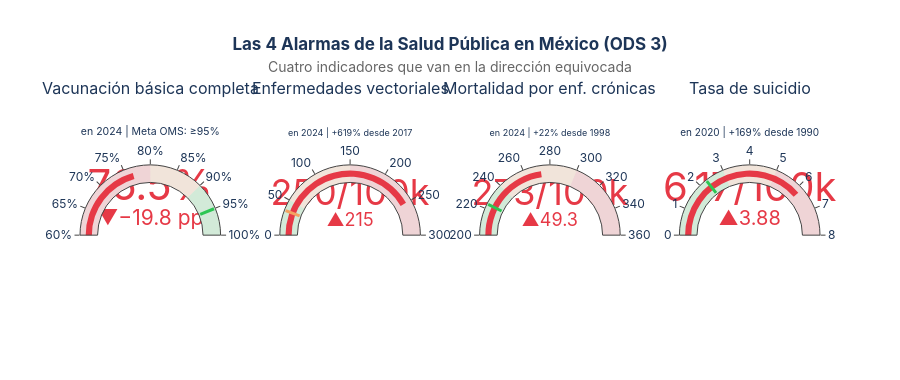

Source (notebook cell):
### Markdown cell above
---
## Resumen Ejecutivo — Las 4 Alarmas

Antes de entrar en detalle, estos son los **cuatro números que definen la crisis**.

### Code cell
# ══════════════════════════════════════════════════════════════════════════════
# FIGURA 1 — Dashboard de KPIs: Las 4 Alarmas
# go.Indicator requiere specs type='indicator' en make_subplots
# ══════════════════════════════════════════════════════════════════════════════

fig_kpi = make_subplots(
    rows=1, cols=4,
    subplot_titles=[
        'Vacunación básica completa',
        'Enfermedades vectoriales',
        'Mortalidad por enf. crónicas',
        'Tasa de suicidio'
    ],
    specs=[[{'type': 'indicator'}, {'type': 'indicator'},
            {'type': 'indicator'}, {'type': 'indicator'}]],
    horizontal_spacing=0.08
)

# KPI 1 — Vacunación
fig_kpi.add_trace(go.Indicator(
    mode='number+delta+gauge',
    value=76.5,
    delta={'reference': 96.3, 'valueformat': '.1f', 'suffix': ' pp',
           'decreasing': {'color': COLOR_ALERTA}},
    number={'suffix': '%', 'valueformat': '.1f',
            'font': {'size': 42, 'color': COLOR_ALERTA}},
    gauge={
        'axis': {'range': [60, 100], 'ticksuffix': '%'},
        'bar': {'color': COLOR_ALERTA, 'thickness': 0.35},
        'bgcolor': '#F0F0F0',
        'steps': [
            {'range': [60, 80], 'color': 'rgba(230,57,70,0.15)'},
            {'range': [80, 90], 'color': 'rgba(244,162,97,0.15)'},
            {'range': [90, 100], 'color': 'rgba(44,198,83,0.15)'}
        ],
        'threshold': {'line': {'color': COLOR_MEJORA, 'width': 3}, 'value': 95}
    },
    title={'text': 'en 2024 | Meta OMS: ≥95%'}
), row=1, col=1)

# KPI 2 — Enf. Vectoriales
fig_kpi.add_trace(go.Indicator(
    mode='number+delta+gauge',
    value=249.9,
    delta={'reference': 34.8, 'valueformat': '.0f',
           'increasing': {'color': COLOR_ALERTA}},
    number={'suffix': '/100k', 'valueformat': '.0f',
            'font': {'size': 36, 'color': COLOR_ALERTA}},
    gauge={
        'axis': {'range': [0, 300]},
        'bar': {'color': COLOR_ALERTA, 'thickness': 0.35},
        'bgcolor': '#F0F0F0',
        'steps': [
            {'range': [0, 50], 'color': 'rgba(44,198,83,0.15)'},
            {'range': [50, 150], 'color': 'rgba(244,162,97,0.15)'},
            {'range': [150, 300], 'color': 'rgba(230,57,70,0.15)'}
        ],
        'threshold': {'line': {'color': COLOR_ACENTO, 'width': 3}, 'value': 34.8}
    },
    title={'text': 'en 2024 | +619% desde 2017'}
), row=1, col=2)

# KPI 3 — Mortalidad crónica
fig_kpi.add_trace(go.Indicator(
    mode='number+delta+gauge',
    value=272.9,
    delta={'reference': 223.6, 'valueformat': '.1f',
           'increasing': {'color': COLOR_ALERTA}},
    number={'suffix': '/100k', 'valueformat': '.0f',
            'font': {'size': 36, 'color': COLOR_ALERTA}},
    gauge={
        'axis': {'range': [200, 360]},
        'bar': {'color': COLOR_ALERTA, 'thickness': 0.35},
        'bgcolor': '#F0F0F0',
        'steps': [
            {'range': [200, 240], 'color': 'rgba(44,198,83,0.15)'},
            {'range': [240, 300], 'color': 'rgba(244,162,97,0.15)'},
            {'range': [300, 360], 'color': 'rgba(230,57,70,0.15)'}
        ],
        'threshold': {'line': {'color': COLOR_MEJORA, 'width': 3}, 'value': 223.6}
    },
    title={'text': 'en 2024 | +22% desde 1998'}
), row=1, col=3)

# KPI 4 — Suicidio
fig_kpi.add_trace(go.Indicator(
    mode='number+delta+gauge',
    value=6.17,
    delta={'reference': 2.29, 'valueformat': '.2f',
           'increasing': {'color': COLOR_ALERTA}},
    number={'suffix': '/100k', 'valueformat': '.2f',
            'font': {'size': 40, 'color': COLOR_ALERTA}},
    gauge={
        'axis': {'range': [0, 8]},
        'bar': {'color': COLOR_ALERTA, 'thickness': 0.35},
        'bgcolor': '#F0F0F0',
        'steps': [
            {'range': [0, 3], 'color': 'rgba(44,198,83,0.15)'},
            {'range': [3, 5], 'color': 'rgba(244,162,97,0.15)'},
            {'range': [5, 8], 'color': 'rgba(230,57,70,0.15)'}
        ],
        'threshold': {'line': {'color': COLOR_MEJORA, 'width': 3}, 'value': 2.29}
    },
    title={'text': 'en 2020 | +169% desde 1990'}
), row=1, col=4)

fig_kpi.update_layout(
    title=dict(
        text='<b>Las 4 Alarmas de la Salud Pública en México (ODS 3)</b><br>'
             '<span style="font-size:14px;font-weight:normal;color:#666">'
             'Cuatro indicadores que van en la dirección equivocada</span>',
        x=0.5, xanchor='center'
    ),
    height=380,
    paper_bgcolor='white',
    font=dict(family='Inter, Arial, sans-serif', color='#1D3557')
)

fig_kpi.show()

### Figure 1 — Plotly figure (JSON) as saved in the notebook; plotly's stock layout.template omitted (floating-point values rounded to 4 significant figures)
{"data": [{"delta": {"decreasing": {"color": "#E63946"}, "reference": 96.3, "suffix": " pp", "valueformat": ".1f"}, "domain": {"x": [0, 0.19], "y": [0, 1]}, "gauge": {"axis": {"range": [60, 100], "ticksuffix": "%"}, "bar": {"color": "#E63946", "thickness": 0.35}, "bgcolor": "#F0F0F0", "steps": [{"color": "rgba(230,57,70,0.15)", "range": [60, 80]}, {"color": "rgba(244,162,97,0.15)", "range": [80, 90]}, {"color": "rgba(44,198,83,0.15)", "range": [90, 100]}], "threshold": {"line": {"color": "#2DC653", "width": 3}, "value": 95}}, "mode": "number+delta+gauge", "number": {"font": {"color": "#E63946", "size": 42}, "suffix": "%", "valueformat": ".1f"}, "title": {"text": "en 2024 | Meta OMS: ≥95%"}, "type": "indicator", "value": 76.5}, {"delta": {"increasing": {"color": "#E63946"}, "reference": 34.8, "valueformat": ".0f"}, "domain": {"x": [0.27, 0.46], "y": [0, 1]}, "gauge": {"axis": {"range": [0, 300]}, "bar": {"color": "#E63946", "thickness": 0.35}, "bgcolor": "#F0F0F0", "steps": [{"color": "rgba(44,198,83,0.15)", "range": [0, 50]}, {"color": "rgba(244,162,97,0.15)", "range": [50, 150]}, {"color": "rgba(230,57,70,0.15)", "range": [150, 300]}], "threshold": {"line": {"color": "#F4A261", "width": 3}, "value": 34.8}}, "mode": "number+delta+gauge", "number": {"font": {"color": "#E63946", "size": 36}, "suffix": "/100k", "valueformat": ".0f"}, "title": {"text": "en 2024 | +619% desde 2017"}, "type": "indicator", "value": 249.9}, {"delta": {"increasing": {"color": "#E63946"}, "reference": 223.6, "valueformat": ".1f"}, "domain": {"x": [0.54, 0.73], "y": [0, 1]}, "gauge": {"axis": {"range": [200, 360]}, "bar": {"color": "#E63946", "thickness": 0.35}, "bgcolor": "#F0F0F0", "steps": [{"color": "rgba(44,198,83,0.15)", "range": [200, 240]}, {"color": "rgba(244,162,97,0.15)", "range": [240, 300]}, {"color": "rgba(230,57,70,0.15)", "range": [300, 360]}], "threshold": {"line": {"color": "#2DC653", "width": 3}, "value": 223.6}}, "mode": "number+delta+gauge", "number": {"font": {"color": "#E63946", "size": 36}, "suffix": "/100k", "valueformat": ".0f"}, "title": {"text": "en 2024 | +22% desde 1998"}, "type": "indicator", "value": 272.9}, {"delta": {"increasing": {"color": "#E63946"}, "reference": 2.29, "valueformat": ".2f"}, "domain": {"x": [0.81, 1], "y": [0, 1]}, "gauge": {"axis": {"range": [0, 8]}, "bar": {"color": "#E63946", "thickness": 0.35}, "bgcolor": "#F0F0F0", "steps": [{"color": "rgba(44,198,83,0.15)", "range": [0, 3]}, {"color": "rgba(244,162,97,0.15)", "range": [3, 5]}, {"color": "rgba(230,57,70,0.15)", "range": [5, 8]}], "threshold": {"line": {"color": "#2DC653", "width": 3}, "value": 2.29}}, "mode": "number+delta+gauge", "number": {"font": {"color": "#E63946", "size": 40}, "suffix": "/100k", "valueformat": ".2f"}, "title": {"text": "en 2020 | +169% desde 1990"}, "type": "indicator", "value": 6.17}], "layout": {"annotations": [{"font": {"size": 16}, "showarrow": false, "text": "Vacunación básica completa", "x": 0.095, "xanchor": "center", "xref": "paper", "y": 1, "yanchor": "bottom", "yref": "paper"}, {"font": {"size": 16}, "showarrow": false, "text": "Enfermedades vectoriales", "x": 0.365, "xanchor": "center", "xref": "paper", "y": 1, "yanchor": "bottom", "yref": "paper"}, {"font": {"size": 16}, "showarrow": false, "text": "Mortalidad por enf. crónicas", "x": 0.635, "xanchor": "center", "xref": "paper", "y": 1, "yanchor": "bottom", "yref": "paper"}, {"font": {"size": 16}, "showarrow": false, "text": "Tasa de suicidio", "x": 0.905, "xanchor": "center", "xref": "paper", "y": 1, "yanchor": "bottom", "yref": "paper"}], "font": {"color": "#1D3557", "family": "Inter, Arial, sans-serif"}, "height": 380, "paper_bgcolor": "white", "title": {"text": "<b>Las 4 Alarmas de la Salud Pública en México (ODS 3)</b><br><span style=\"font-size:14px;font-weight:normal;color:#666\">Cuatro indicadores que van en la dirección equivocada</span>", "x": 0.5, "xanchor": "center"}}}
